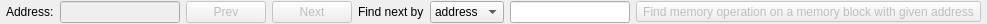
<?xml version="1.0" encoding="UTF-8"?>
<ui version="4.0">
 <class>OperationSearchWidget</class>
 <widget class="QWidget" name="OperationSearchWidget">
  <property name="geometry">
   <rect>
    <x>0</x>
    <y>0</y>
    <width>824</width>
    <height>24</height>
   </rect>
  </property>
  <property name="minimumSize">
   <size>
    <width>0</width>
    <height>24</height>
   </size>
  </property>
  <property name="maximumSize">
   <size>
    <width>16777215</width>
    <height>24</height>
   </size>
  </property>
  <property name="windowTitle">
   <string>Form</string>
  </property>
  <layout class="QHBoxLayout" name="horizontalLayout_2">
   <property name="leftMargin">
    <number>6</number>
   </property>
   <property name="topMargin">
    <number>0</number>
   </property>
   <property name="rightMargin">
    <number>6</number>
   </property>
   <property name="bottomMargin">
    <number>0</number>
   </property>
   <item>
    <widget class="QLabel" name="label_2">
     <property name="text">
      <string>Address:</string>
     </property>
    </widget>
   </item>
   <item>
    <widget class="QLineEdit" name="lineEditAddress">
     <property name="enabled">
      <bool>false</bool>
     </property>
     <property name="minimumSize">
      <size>
       <width>120</width>
       <height>0</height>
      </size>
     </property>
     <property name="maximumSize">
      <size>
       <width>120</width>
       <height>16777215</height>
      </size>
     </property>
     <property name="text">
      <string/>
     </property>
     <property name="alignment">
      <set>Qt::AlignRight|Qt::AlignTrailing|Qt::AlignVCenter</set>
     </property>
     <property name="readOnly">
      <bool>true</bool>
     </property>
    </widget>
   </item>
   <item>
    <widget class="QPushButton" name="buttonPrev">
     <property name="enabled">
      <bool>false</bool>
     </property>
     <property name="toolTip">
      <string>Find previous operation on the same memory block</string>
     </property>
     <property name="text">
      <string>Prev</string>
     </property>
    </widget>
   </item>
   <item>
    <widget class="QPushButton" name="buttonNext">
     <property name="enabled">
      <bool>false</bool>
     </property>
     <property name="toolTip">
      <string>Find next operation on the same memory block</string>
     </property>
     <property name="text">
      <string>Next</string>
     </property>
    </widget>
   </item>
   <item>
    <spacer name="horizontalSpacer">
     <property name="orientation">
      <enum>Qt::Horizontal</enum>
     </property>
     <property name="sizeHint" stdset="0">
      <size>
       <width>216</width>
       <height>20</height>
      </size>
     </property>
    </spacer>
   </item>
   <item>
    <widget class="QLabel" name="label">
     <property name="text">
      <string>Find next by</string>
     </property>
    </widget>
   </item>
   <item>
    <widget class="QComboBox" name="comboBox">
     <item>
      <property name="text">
       <string>address</string>
      </property>
     </item>
     <item>
      <property name="text">
       <string>size</string>
      </property>
     </item>
    </widget>
   </item>
   <item>
    <widget class="QLineEdit" name="lineEditSearch">
     <property name="minimumSize">
      <size>
       <width>120</width>
       <height>0</height>
      </size>
     </property>
     <property name="maximumSize">
      <size>
       <width>120</width>
       <height>16777215</height>
      </size>
     </property>
    </widget>
   </item>
   <item>
    <widget class="QToolButton" name="buttonSearch">
     <property name="enabled">
      <bool>false</bool>
     </property>
     <property name="toolTip">
      <string>Finds next memory operaton with given address or size</string>
     </property>
     <property name="text">
      <string>Find memory operation on a memory block with given address</string>
     </property>
     <property name="icon">
      <iconset resource="mtuner.qrc">
       <normaloff>:/MTuner/resources/images/Lupa16.png</normaloff>:/MTuner/resources/images/Lupa16.png</iconset>
     </property>
    </widget>
   </item>
  </layout>
 </widget>
 <resources>
  <include location="mtuner.qrc"/>
 </resources>
 <connections/>
</ui>
